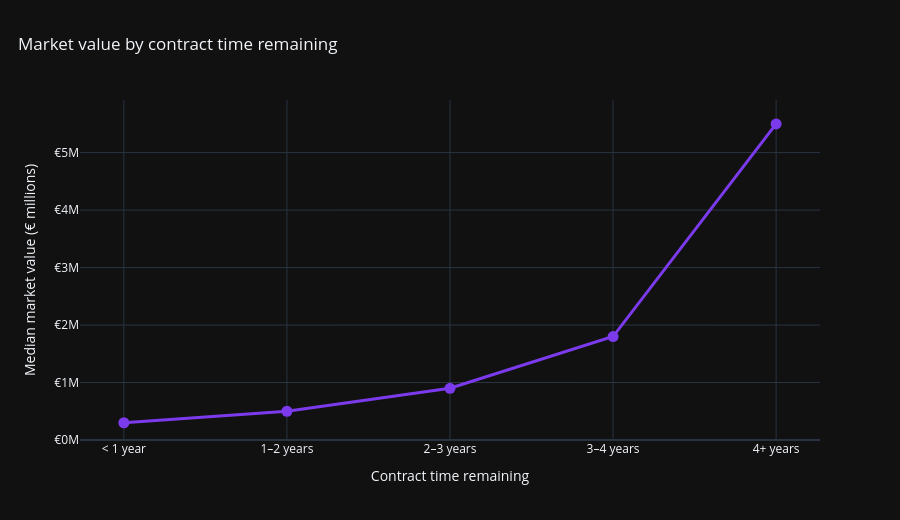

Write notebook code for a chart like this one.
### Markdown cell above
## 5. Contract years remaining versus market value

A club normally has more negotiating power when a player has several years left on their contract. As expiration approaches, the player may become available for a reduced fee or eventually leave as a free agent.

This is a current-snapshot analysis. The dataset does not contain reliable historical contract-expiration dates, so current contract information must not be attached to earlier seasons because that would leak future information.

### Code cell
# ============================================================
# CONTRACT YEARS REMAINING VERSUS MARKET VALUE
# ============================================================

# Use only players with a market value and contract date.
contract_data = eda_players[
    [
        "player_id",
        "name",
        "contract_expiration_date",
        "market_value_in_eur",
    ]
].copy()

contract_data["contract_expiration_date"] = (
    pd.to_datetime(
        contract_data["contract_expiration_date"],
        errors="coerce",
    )
)

players_before_contract_filter = len(
    contract_data
)

contract_data = contract_data.dropna(
    subset=[
        "contract_expiration_date",
        "market_value_in_eur",
    ]
).copy()

print(
    "Players with market values: "
    f"{players_before_contract_filter:,}"
)

print(
    "Players with known contract dates: "
    f"{len(contract_data):,}"
)


# ------------------------------------------------------------
# Calculate years remaining
# ------------------------------------------------------------

CONTRACT_REFERENCE_DATE = REFERENCE_DATE

contract_data["contract_years_remaining"] = (
    (
        contract_data["contract_expiration_date"]
        - CONTRACT_REFERENCE_DATE
    ).dt.days
    / 365.25
)

# Keep contracts that had not expired on the reference date.
contract_data = contract_data[
    contract_data["contract_years_remaining"] >= 0
].copy()

print(
    "Players with known, non-expired contracts: "
    f"{len(contract_data):,}"
)

# ------------------------------------------------------------
# Create ordered contract-time groups
# ------------------------------------------------------------

contract_labels = [
    "< 1 year",
    "1–2 years",
    "2–3 years",
    "3–4 years",
    "4+ years",
]

contract_data["contract_group"] = pd.cut(
    contract_data["contract_years_remaining"],
    bins=[
        0,
        1,
        2,
        3,
        4,
        np.inf,
    ],
    labels=contract_labels,
    right=False,
    include_lowest=True,
    ordered=True,
)


# ------------------------------------------------------------
# Summarize market value within each contract group
# ------------------------------------------------------------

contract_summary = (
    contract_data
    .groupby(
        "contract_group",
        observed=True,
        as_index=False,
    )
    .agg(
        median_value_eur=(
            "market_value_in_eur",
            "median",
        ),
        lower_quartile_eur=(
            "market_value_in_eur",
            lambda values: values.quantile(0.25),
        ),
        upper_quartile_eur=(
            "market_value_in_eur",
            lambda values: values.quantile(0.75),
        ),
        player_count=(
            "player_id",
            "nunique",
        ),
    )
)

contract_summary["median_value_millions"] = (
    contract_summary["median_value_eur"]
    / 1_000_000
)

contract_summary["lower_quartile_millions"] = (
    contract_summary["lower_quartile_eur"]
    / 1_000_000
)

contract_summary["upper_quartile_millions"] = (
    contract_summary["upper_quartile_eur"]
    / 1_000_000
)

display(
    contract_summary[
        [
            "contract_group",
            "median_value_millions",
            "lower_quartile_millions",
            "upper_quartile_millions",
            "player_count",
        ]
    ]
)


# ------------------------------------------------------------
# Create the ordered line chart
# ------------------------------------------------------------

fig = go.Figure()

fig.add_trace(
    go.Scatter(
        x=contract_summary["contract_group"],
        y=contract_summary[
            "median_value_millions"
        ],
        mode="lines+markers",
        line={
            "color": ACCENT,
            "width": 3,
        },
        marker={
            "color": ACCENT,
            "size": 11,
        },
        customdata=contract_summary[
            [
                "lower_quartile_millions",
                "upper_quartile_millions",
                "player_count",
            ]
        ].to_numpy(),
        hovertemplate=(
            "Contract remaining: %{x}"
            "<br>Median value: €%{y:.2f}M"
            "<br>25th percentile: "
            "€%{customdata[0]:.2f}M"
            "<br>75th percentile: "
            "€%{customdata[1]:.2f}M"
            "<br>Players: %{customdata[2]:,}"
            "<extra></extra>"
        ),
    )
)

fig.update_layout(
    template=PLOT_TEMPLATE,
    title={
        "text": (
            "Market value by contract "
            "time remaining"
        ),
        "x": 0.02,
    },
    xaxis_title="Contract time remaining",
    yaxis_title=(
        "Median market value (€ millions)"
    ),
    height=520,
    showlegend=False,
)

fig.update_xaxes(
    categoryorder="array",
    categoryarray=contract_labels,
)

fig.update_yaxes(
    rangemode="tozero",
    tickprefix="€",
    ticksuffix="M",
)

fig.show()

### Figure 1 — Plotly figure (JSON) as saved in the notebook; plotly's stock layout.template omitted (floating-point values rounded to 4 significant figures)
{"data": [{"customdata": [[0.15, 0.7, 4557.0], [0.25, 1.5, 5190.0], [0.3937, 2.5, 3976.0], [0.6, 6.0, 2323.0], [1.5, 18.0, 1260.0]], "hovertemplate": "Contract remaining: %{x}<br>Median value: €%{y:.2f}M<br>25th percentile: €%{customdata[0]:.2f}M<br>75th percentile: €%{customdata[1]:.2f}M<br>Players: %{customdata[2]:,}<extra></extra>", "line": {"color": "#7C3AED", "width": 3}, "marker": {"color": "#7C3AED", "size": 11}, "mode": "lines+markers", "type": "scatter", "x": ["< 1 year", "1–2 years", "2–3 years", "3–4 years", "4+ years"], "y": [0.3, 0.5, 0.9, 1.8, 5.5]}], "layout": {"height": 520, "showlegend": false, "title": {"text": "Market value by contract time remaining", "x": 0.02}, "xaxis": {"categoryarray": ["< 1 year", "1–2 years", "2–3 years", "3–4 years", "4+ years"], "categoryorder": "array", "title": {"text": "Contract time remaining"}}, "yaxis": {"rangemode": "tozero", "tickprefix": "€", "ticksuffix": "M", "title": {"text": "Median market value (€ millions)"}}}}
